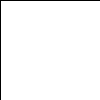
Frame 1 (no input)
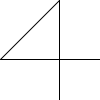
Frame 60 (the mouse pressed at the canvas centre just before this capture)
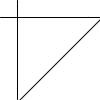
Frame 120 (the mouse held since frame 60 and released just before this capture)

The Processing sketch that drew these frames (run headless with seeded random() and noise(); from frame 60 on, the mouse is pressed at the canvas centre):

// Processing sketch: drawlines
// ── drawlines.pde
int vline_current_x = 0;
int hline_current_y = 0;
int diagline_end_x_y = 0;
int diagline_current_x_y = 0;
boolean diagOnLeftSide = true;

void setup() {
  
  size(100,100);

}

void draw() {
  background(255);
  drawVline();
  drawHline();
  drawDiagline();
}

void drawVline()
{ 
  line(vline_current_x,0,vline_current_x,height);
  if ( vline_current_x++ > width)
  {
    vline_current_x = 0;
  }
}

void drawHline()
{
  line(0,hline_current_y,width,hline_current_y);
  if (hline_current_y++ > height)
  {
     hline_current_y = 0;
  }
}

void drawDiagline()
{
 
  if ( diagOnLeftSide && diagline_current_x_y <= height )
  {
    diagline_end_x_y = 0;
    line(diagline_end_x_y,diagline_current_x_y,diagline_current_x_y,diagline_end_x_y);
    diagline_current_x_y++;
  } 
  else 
  {
    diagOnLeftSide = false;
    line(height,diagline_current_x_y - height,diagline_current_x_y - width,width);
    if (diagline_current_x_y++ > width * 2 )
    {
      diagOnLeftSide = true;
      diagline_current_x_y = 0;
    }
  }
}
